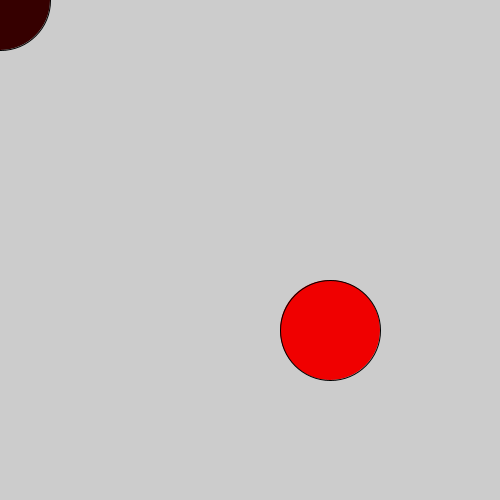
Frame 1 (no input)
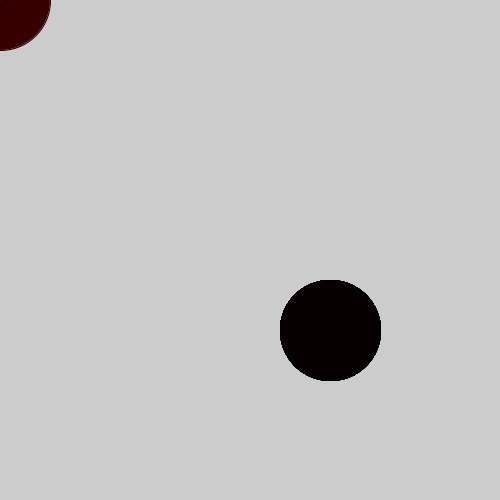
Frame 60 (the mouse pressed at the canvas centre just before this capture)
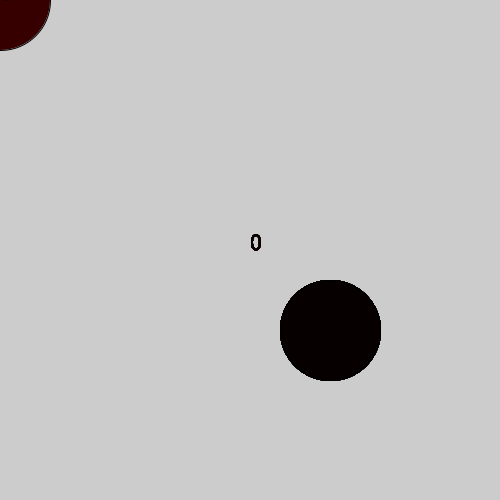
Frame 120 (the mouse held since frame 60 and released just before this capture)

The Processing sketch that drew these frames (run headless with seeded random() and noise(); from frame 60 on, the mouse is pressed at the canvas centre):

// Processing sketch: Whack
// ── Whack.pde
int x,y,t,c,s,a,b,i;
void setup(){size(500,500);textSize(24);}
void draw(){
  a=mouseX;b=mouseY;clear();t--;
  if(t<0){s=0;t=9;}
  for(i=0;i<16;i++){
    x=i%4*165;y=i/4*165;if(i==c){fill(t*6,0,0);circle(x,y,100);if(dist(a,b,x,y)<50){s++;t=40;c=(int)random(16);}}}
  text(s,a,b);}
